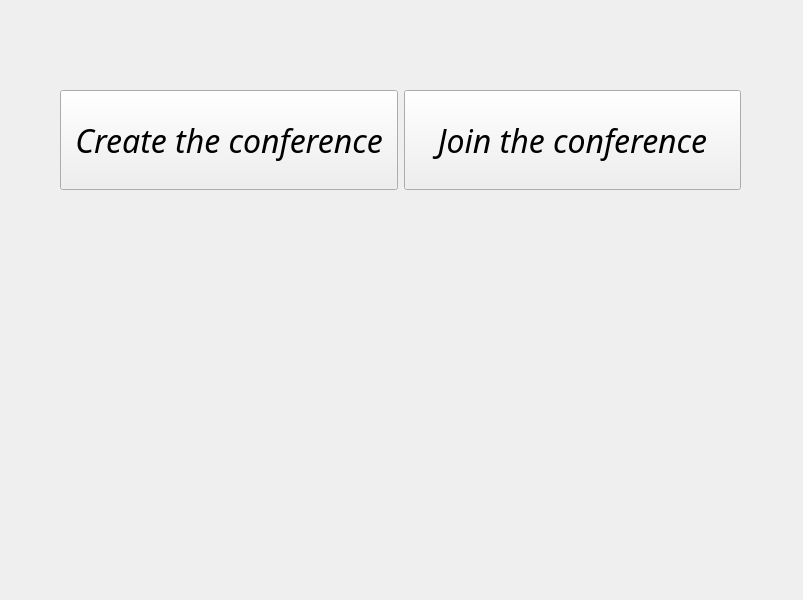
<?xml version="1.0" encoding="UTF-8"?>
<ui version="4.0">
 <class>Widget</class>
 <widget class="QWidget" name="Widget">
  <property name="geometry">
   <rect>
    <x>0</x>
    <y>0</y>
    <width>803</width>
    <height>600</height>
   </rect>
  </property>
  <property name="windowTitle">
   <string>Widget</string>
  </property>
  <widget class="QWidget" name="horizontalLayoutWidget">
   <property name="geometry">
    <rect>
     <x>60</x>
     <y>50</y>
     <width>681</width>
     <height>181</height>
    </rect>
   </property>
   <layout class="QHBoxLayout" name="buttons_lay">
    <item>
     <widget class="QPushButton" name="create_button">
      <property name="maximumSize">
       <size>
        <width>1500</width>
        <height>100</height>
       </size>
      </property>
      <property name="font">
       <font>
        <family>Ubuntu Mono</family>
        <pointsize>24</pointsize>
        <italic>true</italic>
       </font>
      </property>
      <property name="text">
       <string>Create the conference</string>
      </property>
     </widget>
    </item>
    <item>
     <widget class="QPushButton" name="join_button">
      <property name="maximumSize">
       <size>
        <width>1500</width>
        <height>100</height>
       </size>
      </property>
      <property name="font">
       <font>
        <family>Ubuntu Mono</family>
        <pointsize>24</pointsize>
        <italic>true</italic>
       </font>
      </property>
      <property name="text">
       <string>Join the conference</string>
      </property>
     </widget>
    </item>
   </layout>
  </widget>
  <widget class="QWidget" name="widget" native="true">
   <property name="geometry">
    <rect>
     <x>10</x>
     <y>270</y>
     <width>781</width>
     <height>311</height>
    </rect>
   </property>
   <widget class="QWidget" name="horizontalLayoutWidget_2">
    <property name="geometry">
     <rect>
      <x>50</x>
      <y>10</y>
      <width>681</width>
      <height>41</height>
     </rect>
    </property>
    <layout class="QHBoxLayout" name="link_lay"/>
   </widget>
   <widget class="QWidget" name="gridLayoutWidget_3">
    <property name="geometry">
     <rect>
      <x>0</x>
      <y>250</y>
      <width>781</width>
      <height>51</height>
     </rect>
    </property>
    <layout class="QGridLayout" name="accept_lay"/>
   </widget>
  </widget>
 </widget>
 <resources/>
 <connections/>
</ui>
